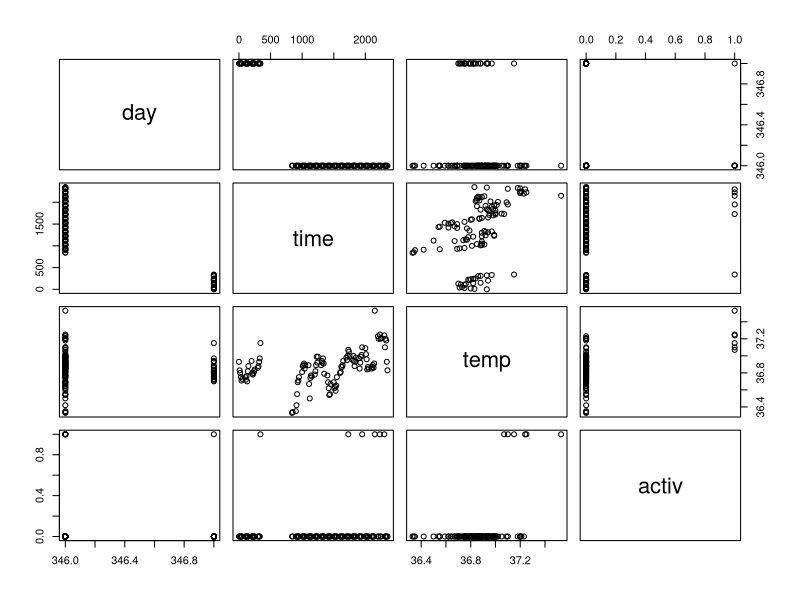

Recreate this plot in R.
beaver1
plot(beaver1)
summary(beaver1)
print(beaver1)
!isS4(beaver1) #is this object S3?
!is(beaver1, "refClass") #is this object S4?
!is.object(beaver1) #is this object a base object?
